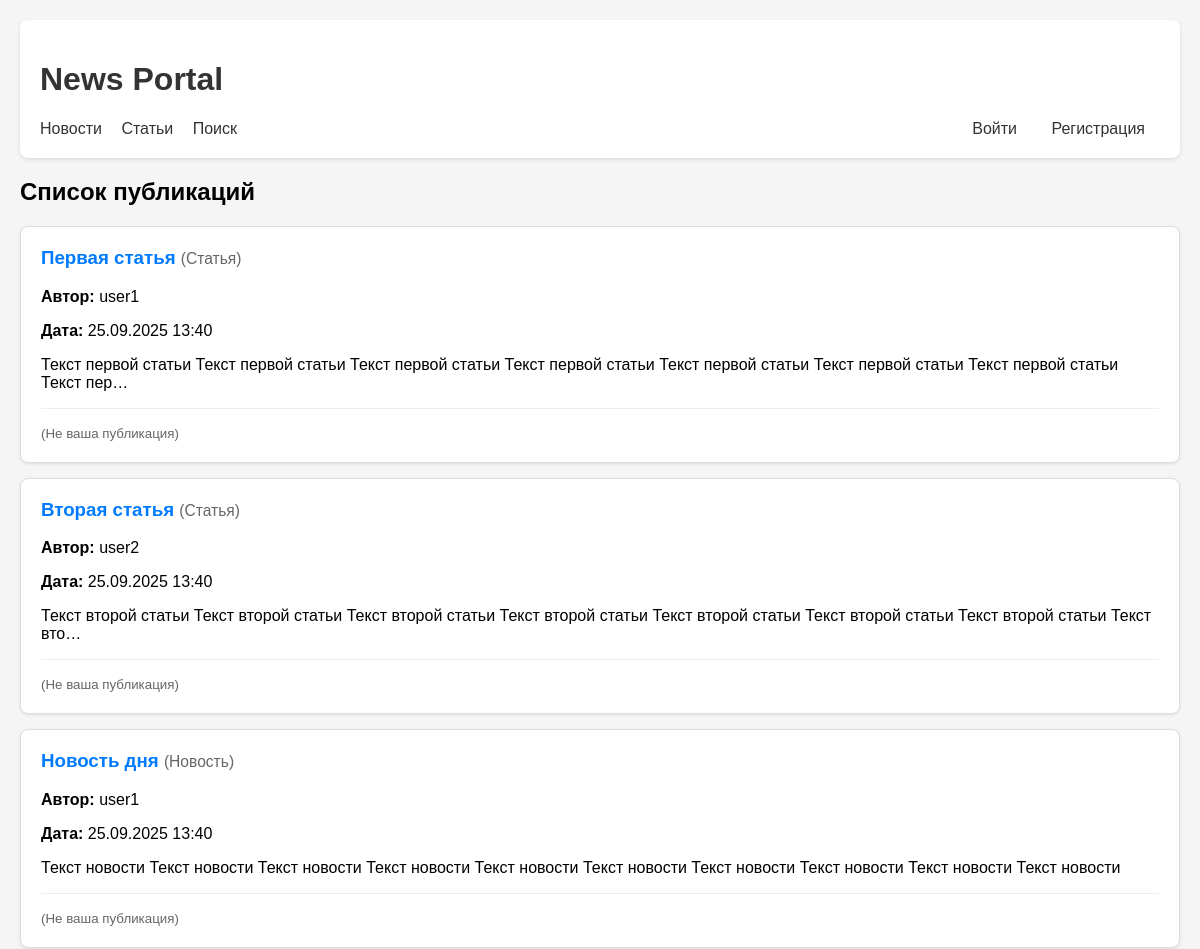
The page /news/ (upper part) on the database as committed earlier.
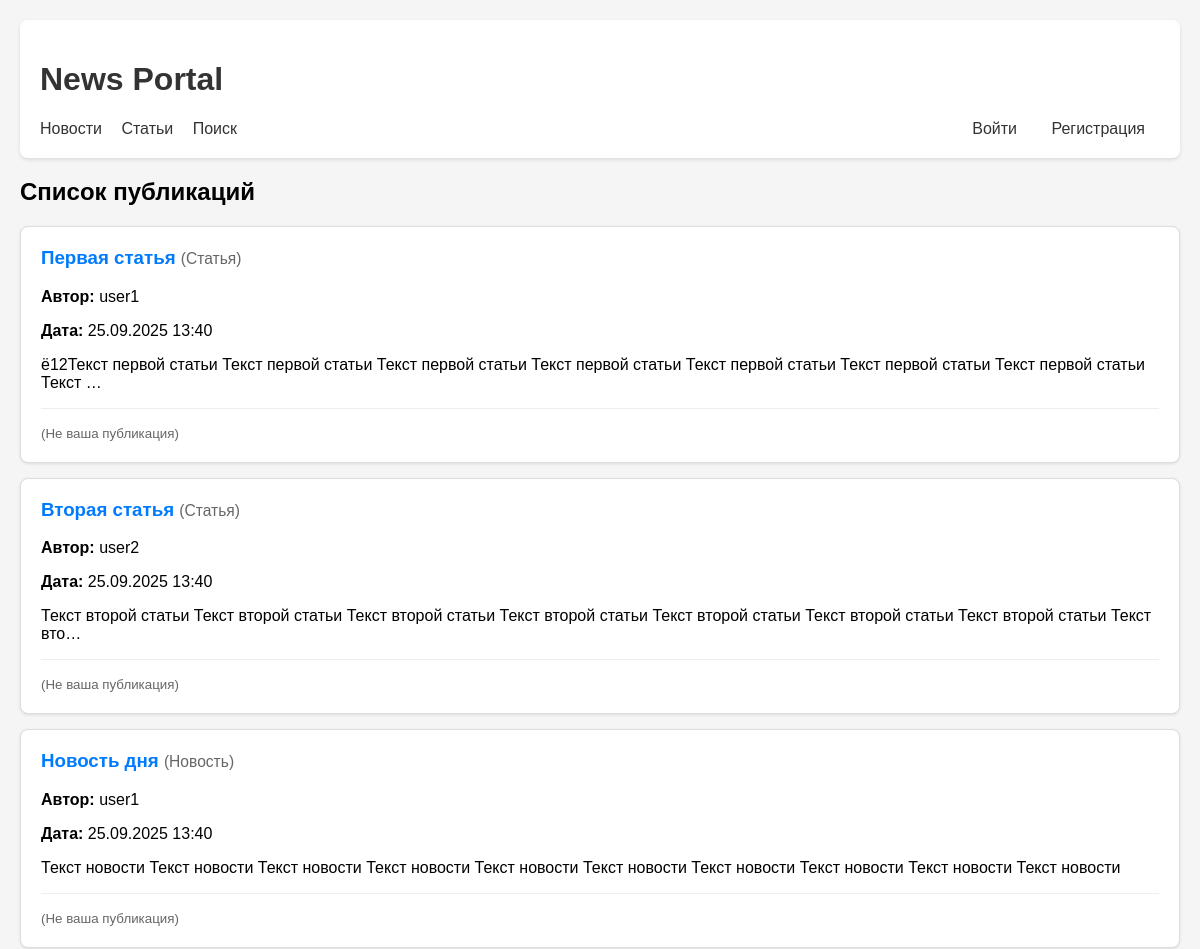
The same page on the database as committed later.
### news/models.py (models this page shows, shortened)
class Post(models.Model):
    ARTICLE = 'AR'
    NEWS = 'NW'
    POST_TYPES = [
        (ARTICLE, 'Статья'),
        (NEWS, 'Новость'),
    ]
    author = models.ForeignKey(Author, on_delete=models.CASCADE)
    post_type = models.CharField(max_length=2, choices=[('NW', 'Новость'), ('AR', 'Статья')])
    created_at = models.DateTimeField(auto_now_add=True)
    updated_at = models.DateTimeField(auto_now=True)
    categories = models.ManyToManyField(Category, through='PostCategory')
    title = models.CharField(max_length=200)
    content = models.TextField()
    rating = models.IntegerField(default=0)

class Author(models.Model):
    user = models.OneToOneField(User, on_delete=models.CASCADE)
    rating = models.IntegerField(default=0)

### news/views.py (the view)
# urls.py: path('', views.NewsList.as_view(), name='news_list'),
@method_decorator(cache_page(60), name='dispatch')
class NewsList(ListView):
    model = Post
    template_name = 'news/news_list.html'
    context_object_name = 'posts'
    ordering = ['-created_at']
    paginate_by = 10
    def get_queryset(self):
        return Post.objects.all()
    def get_context_data(self, **kwargs):
        context = super().get_context_data(**kwargs)
        context['is_author'] = self.request.user.groups.filter(
            name='authors').exists() if self.request.user.is_authenticated else False
        return context

### news/context_processors.py (called while the page is built)
def user_groups(request):
    return {
        'is_author': request.user.groups.filter(name='authors').exists() if request.user.is_authenticated else False
    }

### news/templatetags/censor_filters.py (called while the page is built)
@register.filter
def censor(value):
    if not isinstance(value, str):
        return value
    result = value
    for root_pattern in CENSOR_ROOTS:
        pattern = r'\b\w*' + root_pattern + r'\w*\b'
        matches = re.finditer(pattern, result, re.IGNORECASE)
        for match in matches:
            original_word = match.group()
            if len(original_word) > 1:
                censored_word = original_word[0] + '*' * (len(original_word) - 1)
                result = re.sub(r'\b' + re.escape(original_word) + r'\b', censored_word, result)
    return result

### templates/news/news_list.html (shortened to what this page needs)
{% extends 'default.html' %}
{% load censor_filters %}
{% load cache %}
{% block content %}
<div style="max-width: 1200px; margin: 0 auto;">
    <h2>Список публикаций</h2>
    {% cache 20 news_list page_obj.number %}
    {% for post in page_obj %}
        <div class="news-item">
            <h3>
                <a href="
                    {% if post.post_type == 'NW' %}
                        {% url 'news_detail' post.pk %}
                    {% else %}
                        {% url 'article_detail' post.pk %}
                    {% endif %}
                ">
                    {{ post.title|censor }}
                </a>
                <small style="color: #666; font-weight: normal;">
                    {% if post.post_type == 'NW' %}
                        (Новость)
                    {% else %}
                        (Статья)
                    {% endif %}
                </small>
            </h3>
            <p><strong>Автор:</strong> {{ post.author.user.username }}</p>
            <p><strong>Дата:</strong> {{ post.created_at|date:"d.m.Y H:i" }}</p>
            <p>{{ post.content|truncatechars:150|censor }}</p>
            <div class="actions">
                {% if post.author.user == user or user.is_superuser %}
                    {% if post.post_type == 'NW' %}
                        <a href="{% url 'news_update' post.pk %}">
                            ✏️ Редактировать
                            {% if user.is_superuser and post.author.user != user %}
                                (админ)
                            {% endif %}
                        </a>
                        <a href="{% url 'news_delete' post.pk %}" style="color: #dc3545;">
                            🗑️ Удалить
                            {% if user.is_superuser and post.author.user != user %}
                                (админ)
                            {% endif %}
                        </a>
                    {% else %}
                        <a href="{% url 'article_update' post.pk %}">
                            ✏️ Редактировать
                            {% if user.is_superuser and post.author.user != user %}
                                (админ)
                            {% endif %}
                        </a>
                        <a href="{% url 'article_delete' post.pk %}" style="color: #dc3545;">
                            🗑️ Удалить
                            {% if user.is_superuser and post.author.user != user %}
                                (админ)
                            {% endif %}
                        </a>
                    {% endif %}
                {% else %}
                    <small style="color: #666;">(Не ваша публикация)</small>
                {% endif %}
            </div>
        </div>
    {% endfor %}
    {% endcache %}
</div>
{% endblock %}

Rows that differ between the two databases and show on the page:
changed Post "Первая статья": content|censor "Текст первой статьи Текст первой статьи Текст первой статьи Текст первой статьи Текст первой статьи Текст первой статьи Текст первой статьи Текст пер…" → "ё12Текст первой статьи Текст первой статьи Текст первой статьи Текст первой статьи Текст первой статьи Текст первой статьи Текст первой статьи Текст …"
